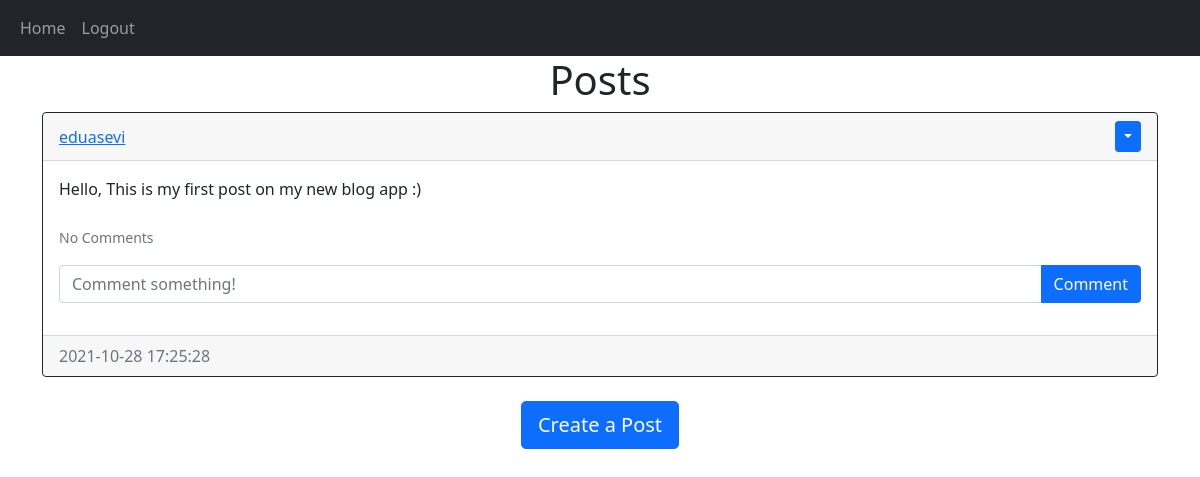
The page /home (signed in) on the database as committed earlier.
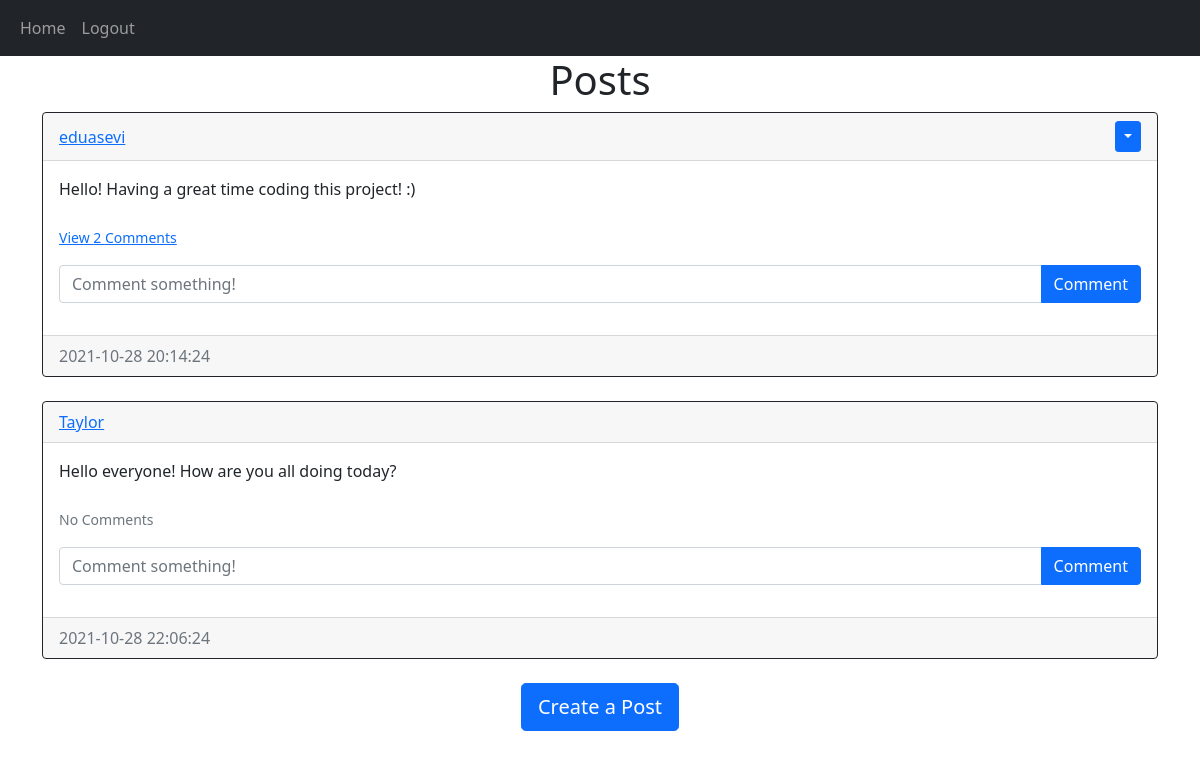
The same page on the database as committed later.
### sunny_app/models.py (models this page shows)
class Post(db.Model):
    id = db.Column(db.Integer, primary_key=True)
    text = db.Column(db.Text, nullable=False)
    date_created = db.Column(db.DateTime(timezone=True), default=func.now())
    author = db.Column(db.Integer, db.ForeignKey(
        'user.id', ondelete="CASCADE"), nullable=False)
    comments = db.relationship('Comment', backref='post', passive_deletes=True)

class User(db.Model, UserMixin):
    id = db.Column(db.Integer, primary_key=True)
    email = db.Column(db.String(150), unique=True)
    username = db.Column(db.String(150), unique=True)
    password = db.Column(db.String(150))
    date_created = db.Column(db.DateTime(timezone=True), default=func.now())
    posts = db.relationship('Post', backref='user', passive_deletes=True)
    comments = db.relationship('Comment', backref='user', passive_deletes=True)

### sunny_app/views.py (the view)
@views.route("/")
@views.route("/home")
@login_required
def home():
  posts = Post.query.all()
  return render_template("home.html", user=current_user, posts=posts)

### sunny_app/__init__.py (called while the page is built)
def create_app():
  app = Flask(__name__)
  app.config['SECRET_KEY'] = "thisismyname"
  app.config['SQLALCHEMY_DATABASE_URI'] = f'sqlite:///{DB_NAME}'
  db.init_app(app)
  from .views import views
  from .auth import auth
  app.register_blueprint(views, url_prefix='/')
  app.register_blueprint(auth, url_prefix='/')
  from .models import User, Post, Comment
  create_database(app)
  login_manager = LoginManager()
  login_manager.login_view = "auth.login"
  login_manager.init_app(app)
  @login_manager.user_loader
  def load_user(id):
    return User.query.get(int(id))
  return app

### sunny_app/templates/home.html
{% extends "posts_div.html" %} {% block title %}Home{% endblock %}

### sunny_app/templates/posts_div.html (shortened to what this page needs)
{% extends "base.html" %} {% block title %}Home{% endblock %} {% block content
%}
<h1 align="center">{% block header %}Posts{% endblock %}</h1>
<div id="posts">
  {% for post in posts %}
  <div class="card border-dark">
    <div class="card-header d-flex justify-content-between align-items-center">
      <a href="/posts/{{post.user.username}}">{{post.user.username}}</a>
      {% if user.id == post.author %}
      <div class="btn-group">
        <button
          type="button"
          class="btn btn-sm btn-primary dropdown-toggle"
          data-bs-toggle="dropdown"
        ></button>
      </div>
      {% endif %}
    </div>
    <div class="card-body">
      <div class="card-text">{{post.text}}</div>
      <br />
      <p class="card-text">
        {% if post.comments|length > 0 %}
        <a data-bs-toggle="collapse" href="#comments-{{post.id}}" role="button">
          <small>View {{post.comments|length}} Comments</small>
        </a>
        {% else %}
        <small class="text-muted">No Comments</small>
        {% endif %}
      </p>
      <form
        class="input-group mb-3"
        method="POST"
        action="/create-comment/{{post.id}}"
      >
        <input
          type="text"
          id="text"
          name="text"
          class="form-control"
          placeholder="Comment something!"
        />
        <button type="submit" class="btn btn-primary">Comment</button>
      </form>
    </div>
    <div class="card-footer text-muted">{{post.date_created}}</div>
  </div>
  <br/ > {% endfor %}
</div>
{% block footer %}
<div align="center">
  <a href="/create-post"
    ><button type="button" class="btn btn-primary btn-lg">
      Create a Post
    </button></a
  >
</div>
{% endblock %} {% endblock %}

Rows that differ between the two databases and show on the page:
changed Post "eduasevi": text "Hello, This is my first post on my new blog app :)" → "Hello! Having a great time coding this project! :)"; comments|length (not shown) → "2"; date_created "2021-10-28 17:25:28" → "2021-10-28 20:14:24"; text "No Comments" → "View Comments"
added Post: user.username "Taylor", text "Hello everyone! How are you all doing today?", shows "No Comments", date_created "2021-10-28 22:06:24"
